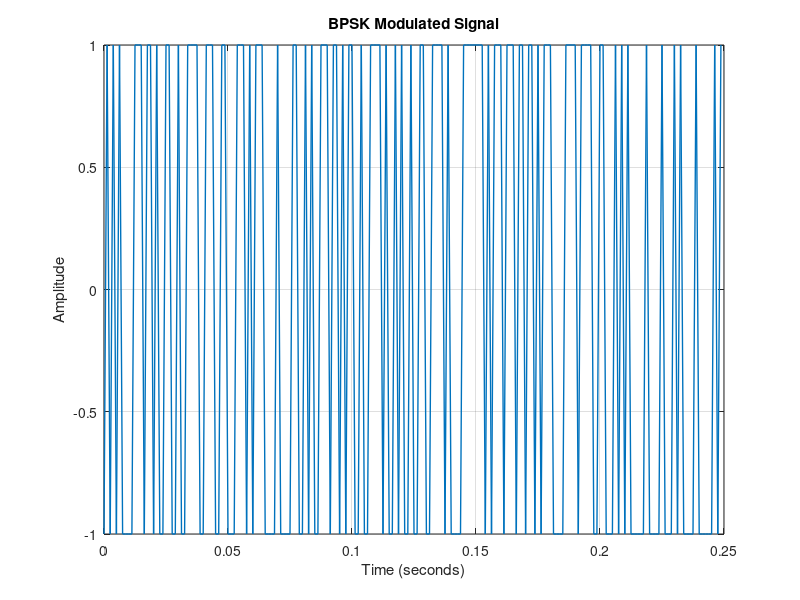

The MATLAB source for this figure:
% BPSK Signal Generation
clear; close all; clc;

% Parameters
M = 2;          % Modulation order (BPSK)
nData = 200;   % Number of bits
Fc = 100;       % Carrier frequency, Hz
Fb = 100;       % Bit (baud) rate, bps
Fs = 8*Fc;      % Sampling frequency, Hz
Ts = 1/Fs;      % Sample time, sec
spb = Fs/Fb;    % Samples per bit

% Generate random data bits
data = randi([0 M-1], nData, 1);

% BPSK Modulation
modulatedSignal = real(pskmod(data, M));

% Time vector
t = 0:Ts:(nData-1)*Ts;

% Plot the BPSK signal
figure;
plot(t, modulatedSignal, 'LineWidth', 1);
title('BPSK Modulated Signal');
xlabel('Time (seconds)');
ylabel('Amplitude');
grid on;
